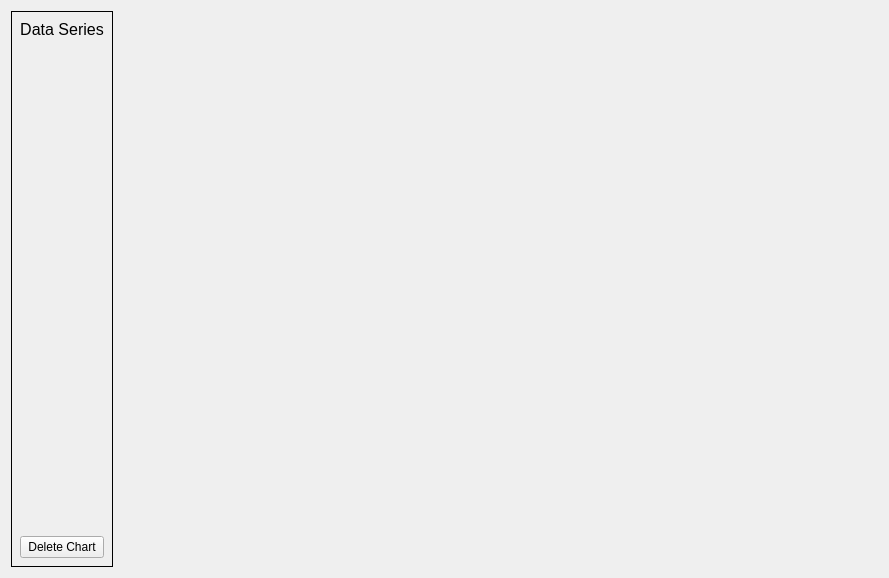
<?xml version="1.0" encoding="UTF-8"?>
<ui version="4.0">
 <class>Chart</class>
 <widget class="QWidget" name="Chart">
  <property name="geometry">
   <rect>
    <x>0</x>
    <y>0</y>
    <width>889</width>
    <height>578</height>
   </rect>
  </property>
  <property name="windowTitle">
   <string>Form</string>
  </property>
  <layout class="QHBoxLayout" name="horizontalLayout">
   <property name="spacing">
    <number>0</number>
   </property>
   <item>
    <widget class="QWidget" name="DataSeriesContainer" native="true">
     <property name="sizePolicy">
      <sizepolicy hsizetype="Maximum" vsizetype="Preferred">
       <horstretch>0</horstretch>
       <verstretch>0</verstretch>
      </sizepolicy>
     </property>
     <property name="styleSheet">
      <string notr="true">#DataSeriesContainer{
	border: 1px solid black;
}</string>
     </property>
     <layout class="QVBoxLayout" name="verticalLayout">
      <item>
       <widget class="QLabel" name="Title">
        <property name="font">
         <font>
          <pointsize>12</pointsize>
         </font>
        </property>
        <property name="text">
         <string>Data Series</string>
        </property>
        <property name="alignment">
         <set>Qt::AlignCenter</set>
        </property>
       </widget>
      </item>
      <item>
       <spacer name="verticalSpacer">
        <property name="orientation">
         <enum>Qt::Vertical</enum>
        </property>
        <property name="sizeHint" stdset="0">
         <size>
          <width>20</width>
          <height>40</height>
         </size>
        </property>
       </spacer>
      </item>
      <item>
       <widget class="QPushButton" name="DeleteButton">
        <property name="toolTip">
         <string>Does not delete data.</string>
        </property>
        <property name="statusTip">
         <string>Does not delete data.</string>
        </property>
        <property name="whatsThis">
         <string>Does not delete data.</string>
        </property>
        <property name="text">
         <string>Delete Chart</string>
        </property>
       </widget>
      </item>
     </layout>
    </widget>
   </item>
   <item>
    <widget class="QWidget" name="ChartContainer" native="true">
     <layout class="QGridLayout" name="gridLayout"/>
    </widget>
   </item>
  </layout>
 </widget>
 <resources/>
 <connections/>
</ui>
